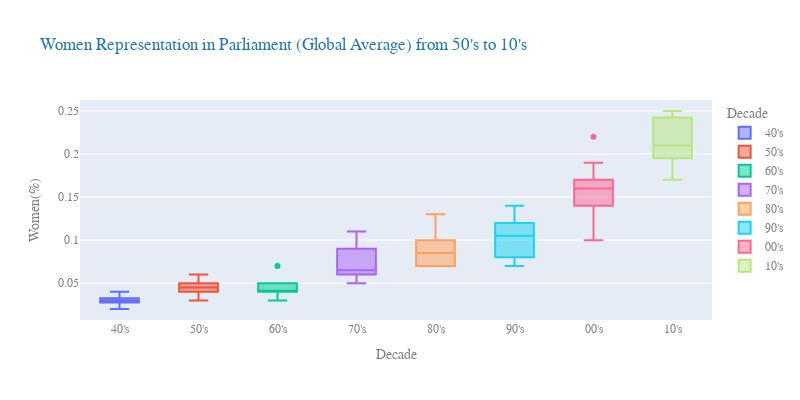

The notebook cell this image was saved under:
### Code cell
# Plotly boxplots
fig = px.box(df_avg_year, x="decade", y="women_perc", color="decade",
             title="Women Representation in Parliament (Global Average) from 50's to 10's ",
             labels=dict(women_perc='Women(%)', decade='Decade')
)
fig.update_layout(
        font_family="Courier New",
        font_color="grey",
        title_font_family="Courier New",
        title_font_color="#1f77b4",
        legend_title_font_color="grey",
        autosize=False,
        width=800,
        height=400
        )
fig.show()

### Figure 1 — Plotly figure (JSON) as saved in the notebook; plotly's stock layout.template omitted (floating-point values rounded to 4 significant figures)
{"data": [{"alignmentgroup": "True", "hovertemplate": "Decade=%{x}<br>Women(%)=%{y}<extra></extra>", "legendgroup": "40's", "marker": {"color": "#636efa"}, "name": "40's", "notched": false, "offsetgroup": "40's", "orientation": "v", "showlegend": true, "type": "box", "x": ["40's", "40's", "40's", "40's", "40's"], "x0": " ", "xaxis": "x", "y": [0.03, 0.03, 0.02, 0.03, 0.04], "y0": " ", "yaxis": "y"}, {"alignmentgroup": "True", "hovertemplate": "Decade=%{x}<br>Women(%)=%{y}<extra></extra>", "legendgroup": "50's", "marker": {"color": "#EF553B"}, "name": "50's", "notched": false, "offsetgroup": "50's", "orientation": "v", "showlegend": true, "type": "box", "x": ["50's", "50's", "50's", "50's", "50's", "50's", "50's", "50's", "50's", "50's"], "x0": " ", "xaxis": "x", "y": [0.04, 0.04, 0.05, 0.05, 0.06, 0.03, 0.05, 0.05, 0.04, 0.03], "y0": " ", "yaxis": "y"}, {"alignmentgroup": "True", "hovertemplate": "Decade=%{x}<br>Women(%)=%{y}<extra></extra>", "legendgroup": "60's", "marker": {"color": "#00cc96"}, "name": "60's", "notched": false, "offsetgroup": "60's", "orientation": "v", "showlegend": true, "type": "box", "x": ["60's", "60's", "60's", "60's", "60's", "60's", "60's", "60's", "60's", "60's"], "x0": " ", "xaxis": "x", "y": [0.04, 0.04, 0.05, 0.05, 0.04, 0.03, 0.07, 0.05, 0.04, 0.04], "y0": " ", "yaxis": "y"}, {"alignmentgroup": "True", "hovertemplate": "Decade=%{x}<br>Women(%)=%{y}<extra></extra>", "legendgroup": "70's", "marker": {"color": "#ab63fa"}, "name": "70's", "notched": false, "offsetgroup": "70's", "orientation": "v", "showlegend": true, "type": "box", "x": ["70's", "70's", "70's", "70's", "70's", "70's", "70's", "70's", "70's", "70's"], "x0": " ", "xaxis": "x", "y": [0.06, 0.08, 0.06, 0.06, 0.07, 0.09, 0.11, 0.05, 0.06, 0.09], "y0": " ", "yaxis": "y"}, {"alignmentgroup": "True", "hovertemplate": "Decade=%{x}<br>Women(%)=%{y}<extra></extra>", "legendgroup": "80's", "marker": {"color": "#FFA15A"}, "name": "80's", "notched": false, "offsetgroup": "80's", "orientation": "v", "showlegend": true, "type": "box", "x": ["80's", "80's", "80's", "80's", "80's", "80's", "80's", "80's", "80's", "80's"], "x0": " ", "xaxis": "x", "y": [0.08, 0.11, 0.07, 0.07, 0.07, 0.1, 0.13, 0.09, 0.09, 0.08], "y0": " ", "yaxis": "y"}, {"alignmentgroup": "True", "hovertemplate": "Decade=%{x}<br>Women(%)=%{y}<extra></extra>", "legendgroup": "90's", "marker": {"color": "#19d3f3"}, "name": "90's", "notched": false, "offsetgroup": "90's", "orientation": "v", "showlegend": true, "type": "box", "x": ["90's", "90's", "90's", "90's", "90's", "90's", "90's", "90's", "90's", "90's"], "x0": " ", "xaxis": "x", "y": [0.08, 0.11, 0.07, 0.08, 0.12, 0.11, 0.09, 0.1, 0.14, 0.13], "y0": " ", "yaxis": "y"}, {"alignmentgroup": "True", "hovertemplate": "Decade=%{x}<br>Women(%)=%{y}<extra></extra>", "legendgroup": "00's", "marker": {"color": "#FF6692"}, "name": "00's", "notched": false, "offsetgroup": "00's", "orientation": "v", "showlegend": true, "type": "box", "x": ["00's", "00's", "00's", "00's", "00's", "00's", "00's", "00's", "00's", "00's"], "x0": " ", "xaxis": "x", "y": [0.1, 0.15, 0.16, 0.14, 0.14, 0.19, 0.16, 0.16, 0.17, 0.22], "y0": " ", "yaxis": "y"}, {"alignmentgroup": "True", "hovertemplate": "Decade=%{x}<br>Women(%)=%{y}<extra></extra>", "legendgroup": "10's", "marker": {"color": "#B6E880"}, "name": "10's", "notched": false, "offsetgroup": "10's", "orientation": "v", "showlegend": true, "type": "box", "x": ["10's", "10's", "10's", "10's", "10's", "10's", "10's", "10's", "10's"], "x0": " ", "xaxis": "x", "y": [0.18, 0.21, 0.17, 0.24, 0.22, 0.21, 0.2, 0.25, 0.25], "y0": " ", "yaxis": "y"}], "layout": {"autosize": false, "boxmode": "overlay", "font": {"color": "grey", "family": "Courier New"}, "height": 400, "legend": {"title": {"font": {"color": "grey"}, "text": "Decade"}, "tracegroupgap": 0}, "title": {"font": {"color": "#1f77b4", "family": "Courier New"}, "text": "Women Representation in Parliament (Global Average) from 50's to 10's "}, "width": 800, "xaxis": {"anchor": "y", "categoryarray": ["40's", "50's", "60's", "70's", "80's", "90's", "00's", "10's"], "categoryorder": "array", "domain": [0, 1], "title": {"text": "Decade"}}, "yaxis": {"anchor": "x", "domain": [0, 1], "title": {"text": "Women(%)"}}}}
